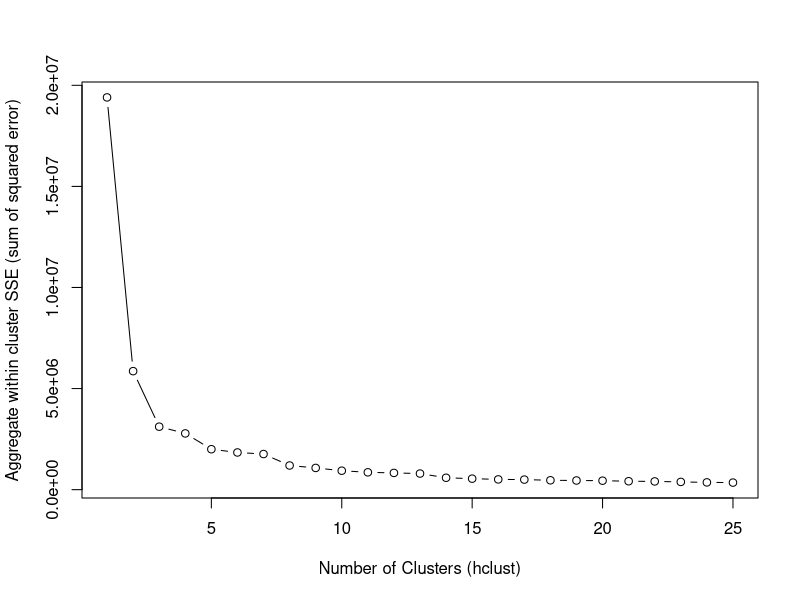
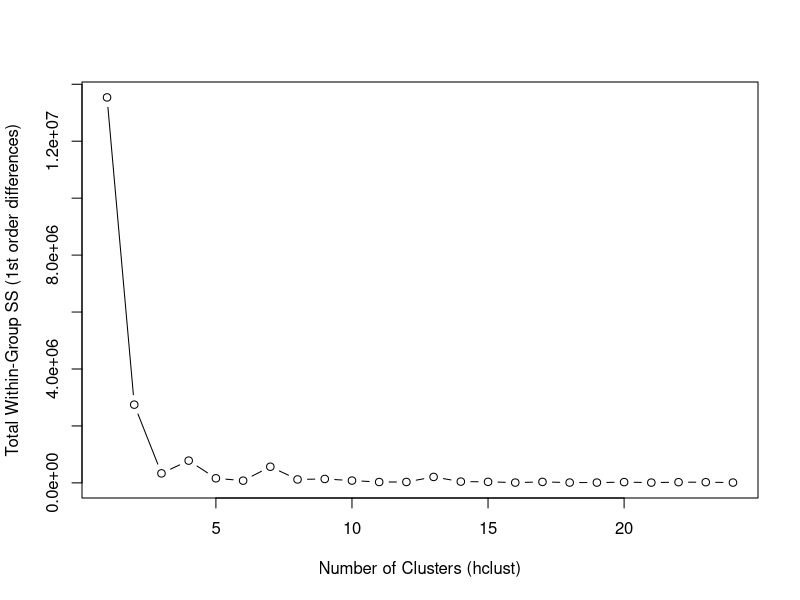

These figures' R source, in order:

#
#     k-means algorithm description/explanation:
#
#          user- supplied input parameters:
#
#                k:         number of clusters
#                nstart:    number of initializing trials
#                iter.max:  maximum number of iterations (repetitions)
#
#          (1) randomize observations into "k" initial groups (keep best of "nstart" trials)
#          (2) calculate centroid (vector of arithmetic means) for each cluster
#          (3) calculate within-sum-of-squares (ESS) for each cluster (retain value)
#          (4) re-assign observations into closest cluster 
#                 (distance from centroid; retain count of re-assignments)
#          (5) if iterations <= "iter.max" and count of re-assignments > 0, go to (2)
#          (6) finished
#
###
# code to fetch the packages

require(MASS     )
require(tidyverse)
require(broom    )

rm(list=ls(all=TRUE))

data(Boston)                                 # from MASS

###
#
# filter for complete cases (no missing data)
#
###
myBoston        <- Boston[ complete.cases(Boston), ]

dim(Boston)
dim(myBoston)

###
#   user choices
#
minClusters     <- 1     # minimum number of clusters (see code)
maxClusters     <- 25    # maximum number of clusters (see code)

# distance function equiv to ESS (see ISLR, section 10.3.1)
hc <- hclust(dist(myBoston)^2, method="complete")

# run from minClusters to maxClusters and calculate the WSS
hc.twss    <- rep(-1,maxClusters)

# calculate penalty function (within group error sum of squares) [ direct ESS ]
wssf       <- function(df) {
  t <- scale(df, center=T, scale=F) # center around the mean
  return( sum(t^2) )
}


tB                <- myBoston # local working copy

for (i in minClusters:maxClusters) {
  # retrieve the cluster memberships
  
  tB$cluster    <- cutree(hc, k=i)
  tB2           <- tB                               %>%
    group_by(cluster)                %>%
    do(data.frame(twss = wssf(.) ) )
  hc.twss[i]    <- sum(tB2$twss)
}


# plot results to find optimal tradeoff (num clusters v. total winthin-ss)
plot( minClusters:maxClusters,
      #hc.totwss,  ## this is an error 
      hc.twss,
      type="b",
      xlab="Number of Clusters (hclust)",
      ylab="Aggregate within cluster SSE (sum of squared error)")

# alternate representation: 1st order differences
n   <- length(hc.twss)
d   <- hc.twss[1:(n-1)] - hc.twss[2:n]
d1 <-  diff(hc.twss)
plot(minClusters:(maxClusters-1),
     d,
     type="b",
     xlab="Number of Clusters (hclust)",
     ylab="Total Within-Group SS (1st order differences)" )

###
# proportion of unexplained variability remaining
###
remain <- hc.twss / max(hc.twss)
remain
